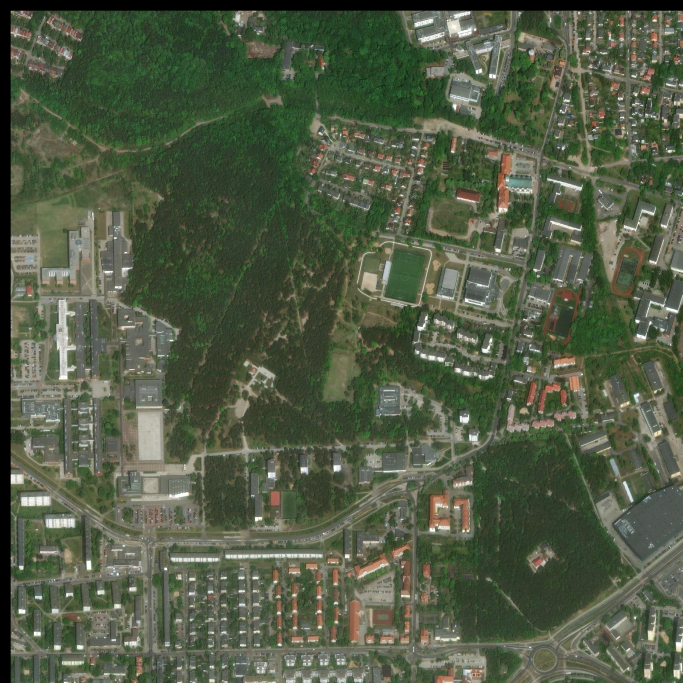
#> input picture assets/ground/g00.jpg, 2048 x 2048 px, given in place of z17.jpg, which was not available (shown at 1/3 size)
$ python bake_ground.py
#> lines starting #> are read from the running program, lines starting #| are printed output that depends on the picture; pictures that were not available may be replaced by others from this repository, and a replacement may not be noted
# Bake ground imagery chunks + DEM grids from the raw downloads.
import numpy as np, json, struct, os
from PIL import Image, ImageEnhance
Image.MAX_IMAGE_PIXELS = None
import sys
HERE = os.path.dirname(os.path.abspath(__file__))
RAW = os.environ.get('RAW', os.path.join(HERE, 'raw')); OUT = os.path.join(HERE, '..', 'assets')
os.makedirs(OUT + '/ground', exist_ok=True)
W = 5887.92
N = 4            # chunks per side
PAD = 32
CH = 2048        # chunk texture size

def grade(im):
    # Esri imagery is dark and contrasty; lift shadows slightly, keep colour.
    a = np.asarray(im).astype(np.float32) / 255.0
    a = np.power(a, 0.88)
    a = a * 1.04
    return Image.fromarray((np.clip(a, 0, 1) * 255 + 0.5).astype(np.uint8))

z17 = Image.open(f'{RAW}/z17.jpg').convert('RGB')
#> z17 is the input picture: PIL image 2048x2048 RGB; mean R, G, B 81.9, 91.8, 69.7
np.save(f'{RAW}/z17.npy', np.asarray(z17))  # ungraded copy for roof colours / canopy detection
S = z17.size[0]  # 8192
#> S = 2048
z17 = grade(z17)
# each chunk covers W/N metres + PAD pixels each side (in chunk pixel scale)
inner = CH - 2 * PAD
src_per_chunk = S / N
#> src_per_chunk = 512
scale = inner / src_per_chunk
#> scale = 3.88
padsrc = PAD / scale
#> padsrc = 8.26
for j in range(N):
    for i in range(N):
        x0 = i * src_per_chunk - padsrc; y0 = j * src_per_chunk - padsrc
        box = (x0, y0, x0 + src_per_chunk + 2 * padsrc, y0 + src_per_chunk + 2 * padsrc)
        c = z17.transform((CH, CH), Image.EXTENT, box, Image.BICUBIC)
        c.save(f'{OUT}/ground/g{j}{i}.jpg', quality=84, optimize=True, progressive=True)
        c.resize((512, 512), Image.LANCZOS).save(f'{OUT}/ground/l{j}{i}.jpg', quality=80)
#> this loop made 4 passes
#> pass 1, `c.resize((512, 512), Image.LANCZOS).save(f'{OUT}/ground/l{j}{i}.jpg', ..`:
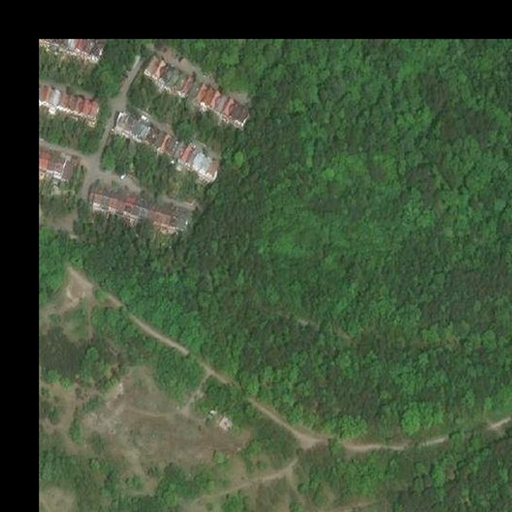
#> saved as l00.jpg: PIL image 512x512 RGB; mean R, G, B 66, 83.1, 58.3
#> pass 1, `c.resize((512, 512), Image.LANCZOS).save(f'{OUT}/ground/l{j}{i}.jpg', ..`:
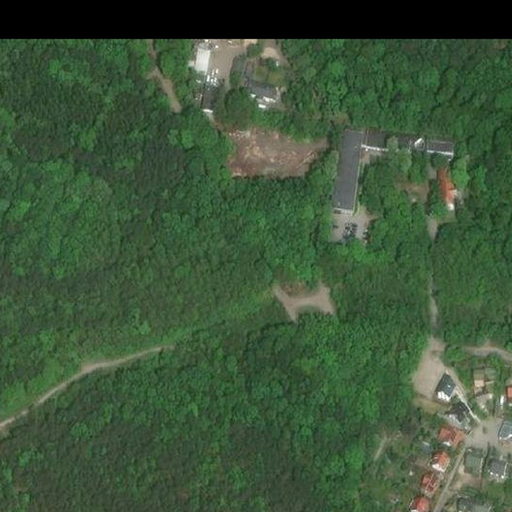
#> saved as l01.jpg: PIL image 512x512 RGB; mean R, G, B 61.9, 85.9, 58
#> after the loop:
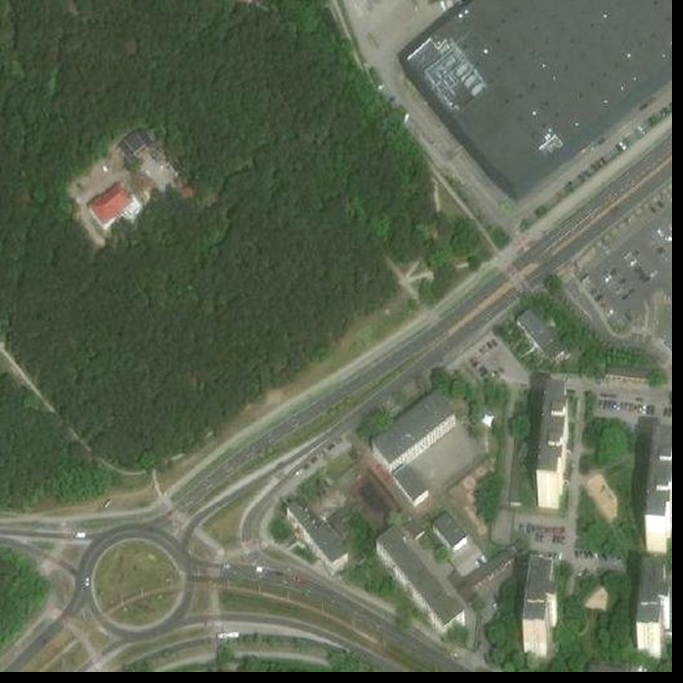
#> c: PIL image 2048x2048 RGB (shown at 1/3 size); mean R, G, B 93.3, 102.8, 83.5
# overview (minimap + fallback)
z17.resize((1024, 1024), Image.LANCZOS).save(f'{OUT}/overview.jpg', quality=85)
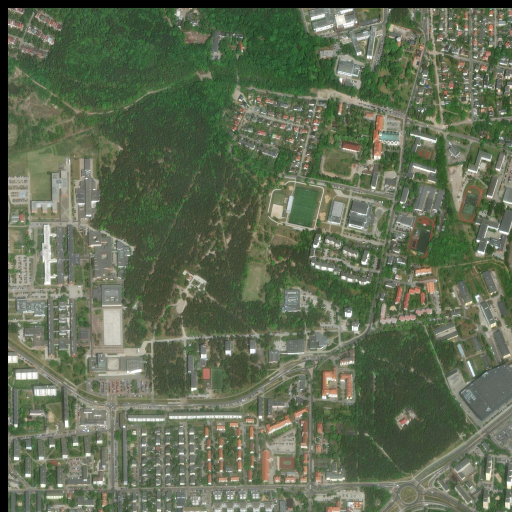
#> saved as overview.jpg: PIL image 1024x1024 RGB (shown at 1/2 size); mean R, G, B 96.3, 107, 83.5

# far imagery
far = grade(Image.open(f'{RAW}/far13.jpg').convert('RGB'))
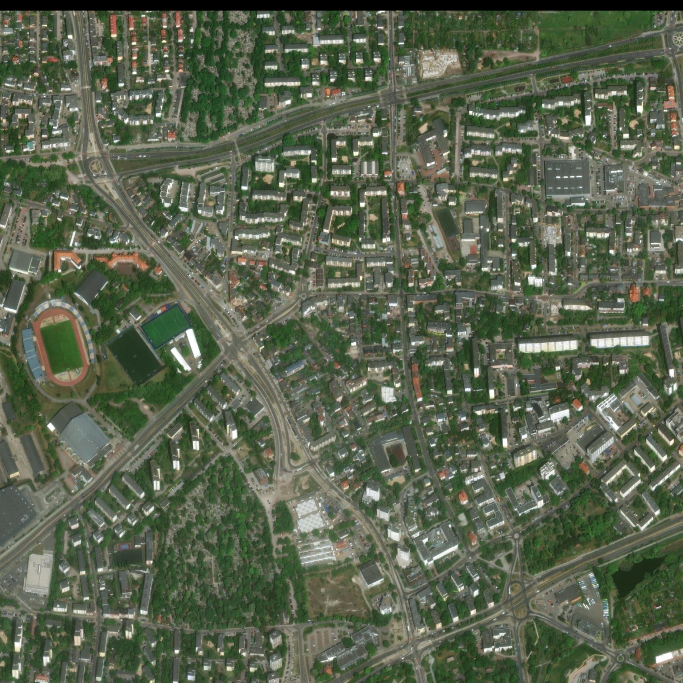
#> input picture assets/ground/g01.jpg, 2048 x 2048 px, given in place of far13.jpg, which was not available (shown at 1/3 size)
far.save(f'{OUT}/far.jpg', quality=80, optimize=True, progressive=True)

def terrarium(path):
#> called with path = 'tools/raw/dem15.png'
    a = np.asarray(Image.open(path).convert('RGB')).astype(np.float64)
    return a[..., 0] * 256 + a[..., 1] + a[..., 2] / 256 - 32768
#> returned value: shape (2048, 2048) float64

def sample(grid, n):
    # bilinear sample grid (covering the full extent pixel-edge to edge) at n vertices edge-to-edge
#> called with n = 513
    H = grid.shape[0]
#> H = 2048
    t = np.linspace(0, H - 1, n)
#> t = 513 values from 0 to 2047
    i0 = np.floor(t).astype(int); i1 = np.minimum(i0 + 1, H - 1); f = t - i0
#> after `i0 = np.floor(t).astype(int)`: i0 = 513 values from 0 to 2047
#> after `i1 = np.minimum(i0 + 1, H - 1)`: i1 = 513 values from 1 to 2047
    g = grid[i0][:, :] * (1 - f)[:, None] + grid[i1] * f[:, None]
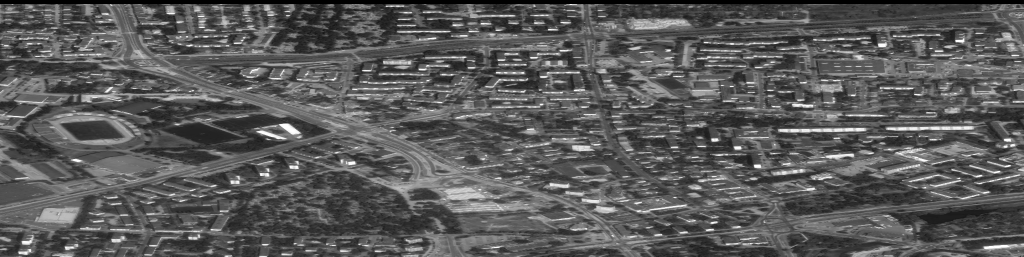
#> g: shape (513, 2048) float64 (shown at 1/2 size); min -32768, max 32768, mean -9773.4; drawn with min black and max white
    g = g[:, i0] * (1 - f)[None, :] + g[:, i1] * f[None, :]
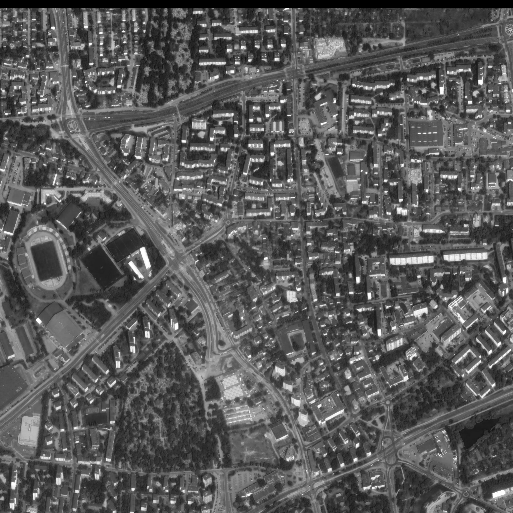
#> g: shape (513, 513) float64; min -32768, max 32768, mean -9772.5; drawn with min black and max white
    return g

dem15 = terrarium(f'{RAW}/dem15.png')
from scipy.ndimage import gaussian_filter, median_filter
dem15 = median_filter(dem15, 3)
core = sample(dem15, 513)
np.save(os.path.join(RAW, 'core_dem.npy'), core)
dem13 = terrarium(f'{RAW}/dem13.png')
#> (the run stopped early here; a loop or call above may not have finished)
